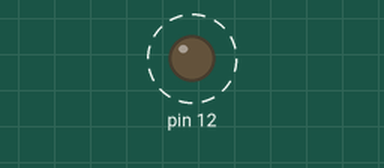
This sketch was run on a simulated Arduino Uno, built with avr-gcc and run on an emulated ATmega328P. Parts: output pins drawn as LEDs (lit = HIGH). Dashed ring = blinking.

Above: at 0.2 s.
Timing chart, 0 to 3.0 s (numbered marks = the images above):
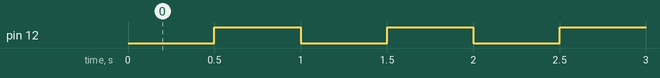

The sketch:

AULA.ino
```cpp
void setup()
{
//aula
pinMode(12,OUTPUT);


}

void loop()
{
//aula
digitalWrite(12,0);
delay(500);
digitalWrite(12,1);
delay(500);
}
```

Measured:
- by itself, pin 12: alternates HIGH for 0.50 s and LOW for 0.50 s
